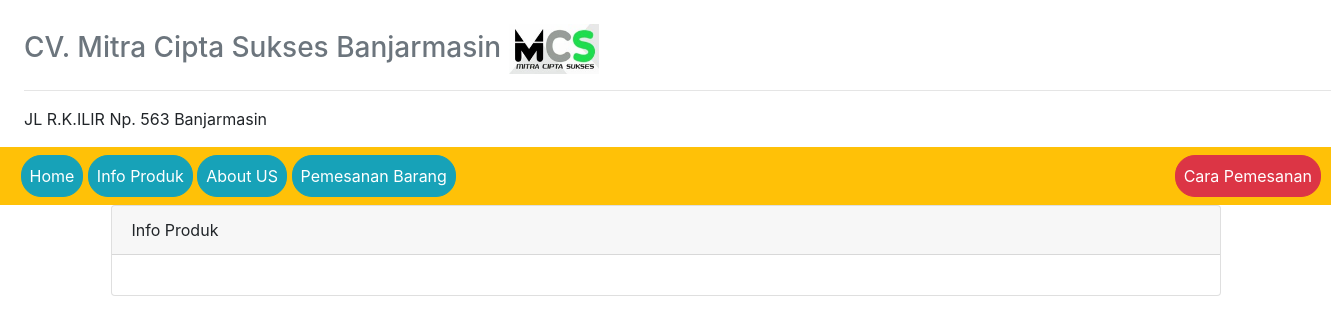
Before: /?view=info-produk with the older database file.
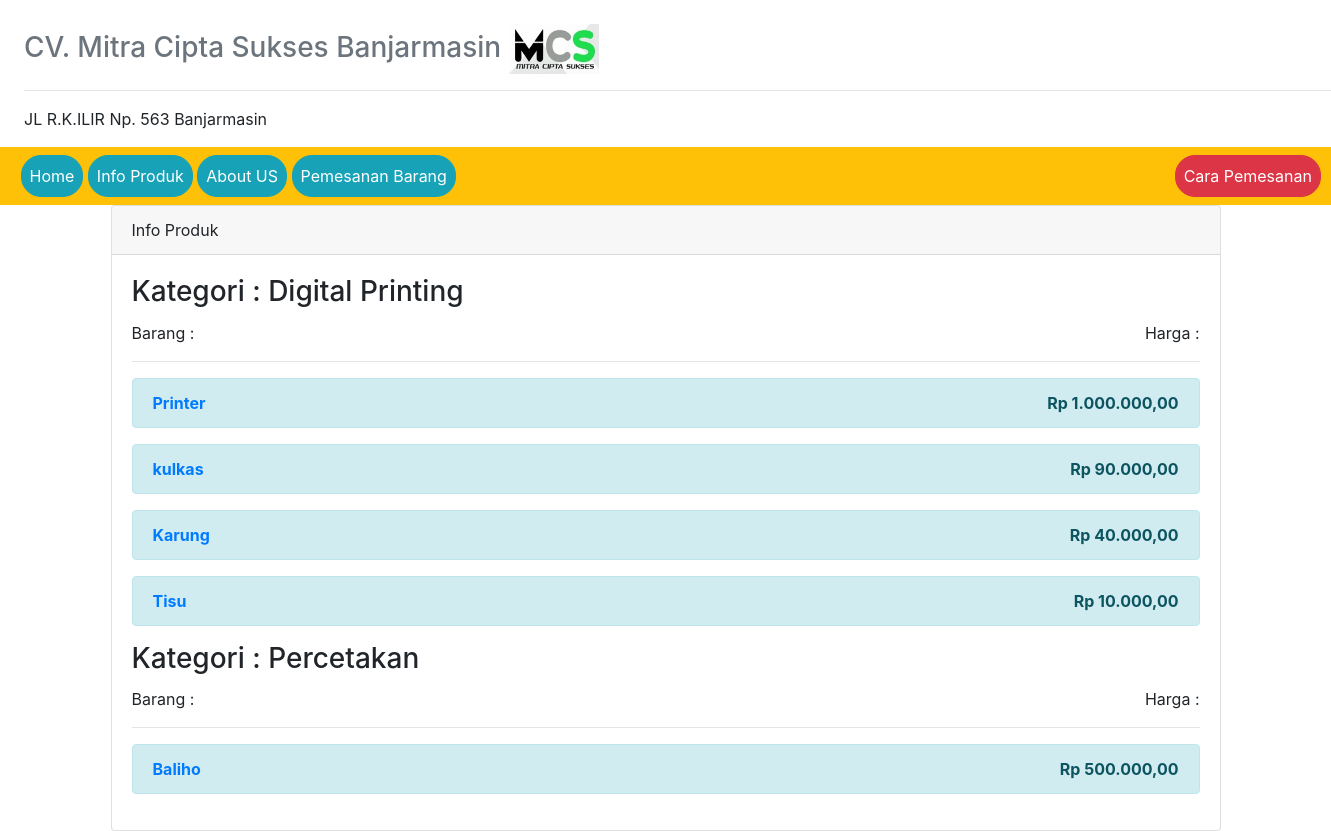
After: the same page with the newer database file.
### tables this page shows
CREATE TABLE `kategori` (
  `id_kategori` int(50) NOT NULL,
  `nama_kategori` varchar(50) NOT NULL
);

CREATE TABLE `nama_barang` (
  `kode_barang` int(50) NOT NULL,
  `nama_barang` varchar(50) NOT NULL,
  `type_barang` varchar(50) NOT NULL,
  `kategori` int(50) NOT NULL,
  `harga` int(50) NOT NULL
);

### models/admin.php (called while the page is built, shortened)
<?php
class Admin
{
  private $mysqli;
  function __construct($mysqli)
  {
    $this->mysqli = $mysqli;
  }
  public function showBarangKategori($id_kategori)
  {
    $db = $this->mysqli->conn;
    $sql = " SELECT * FROM nama_barang WHERE kategori = '$id_kategori'";
    $query = $db->query($sql);
    return $query;
  }
  public function showKategori()
  {
    $db = $this->mysqli->conn;
    $sql = " SELECT * FROM kategori ";
    $query = $db->query($sql);
    return $query;
  }
}
?>

### view/info-produk.php (the view)
<div class="card">
  <div class="card-header">
    Info Produk
  </div>
  <div class="card-body">
    <?php
    $dataKategori = $objAdmin->showKategori();
    while ($kategori = $dataKategori->fetch_object()) {
    ?>
    <h3 class="card-title">Kategori : <?=$kategori->nama_kategori ?></h3>
    Barang : <span style="float: right;">Harga :</span> <hr>
    <?php
    $id_kategori = $kategori->id_kategori;
    $dataBarang = $objAdmin->showBarangKategori($id_kategori);
    while ($barang = $dataBarang->fetch_object()) {
    ?>
    <div class="alert alert-info" role="alert">
      <b> <a href="?view=detail&barang=<?=$barang->kode_barang ?>" title=""><?=$barang->nama_barang ?></a> </b> <b style="float: right;"><?php $rp = "Rp " . number_format($barang->harga,2,',','.'); echo $rp; ?></b>
    </div>
   <?php } ?>
  <?php } ?>
  </div>
</div>

Changed rows visible on the page:
added kategori: nama_kategori "Digital Printing"
added nama_barang: nama_barang "Printer", harga "Rp 1.000.000,00", shown under "Digital Printing"
added nama_barang: nama_barang "kulkas", harga "Rp 90.000,00", shown under "Digital Printing"
added nama_barang: nama_barang "Karung", harga "Rp 40.000,00", shown under "Digital Printing"
added nama_barang: nama_barang "Tisu", harga "Rp 10.000,00", shown under "Digital Printing"
added kategori: nama_kategori "Percetakan"
added nama_barang: nama_barang "Baliho", harga "Rp 500.000,00", shown under "Percetakan"
